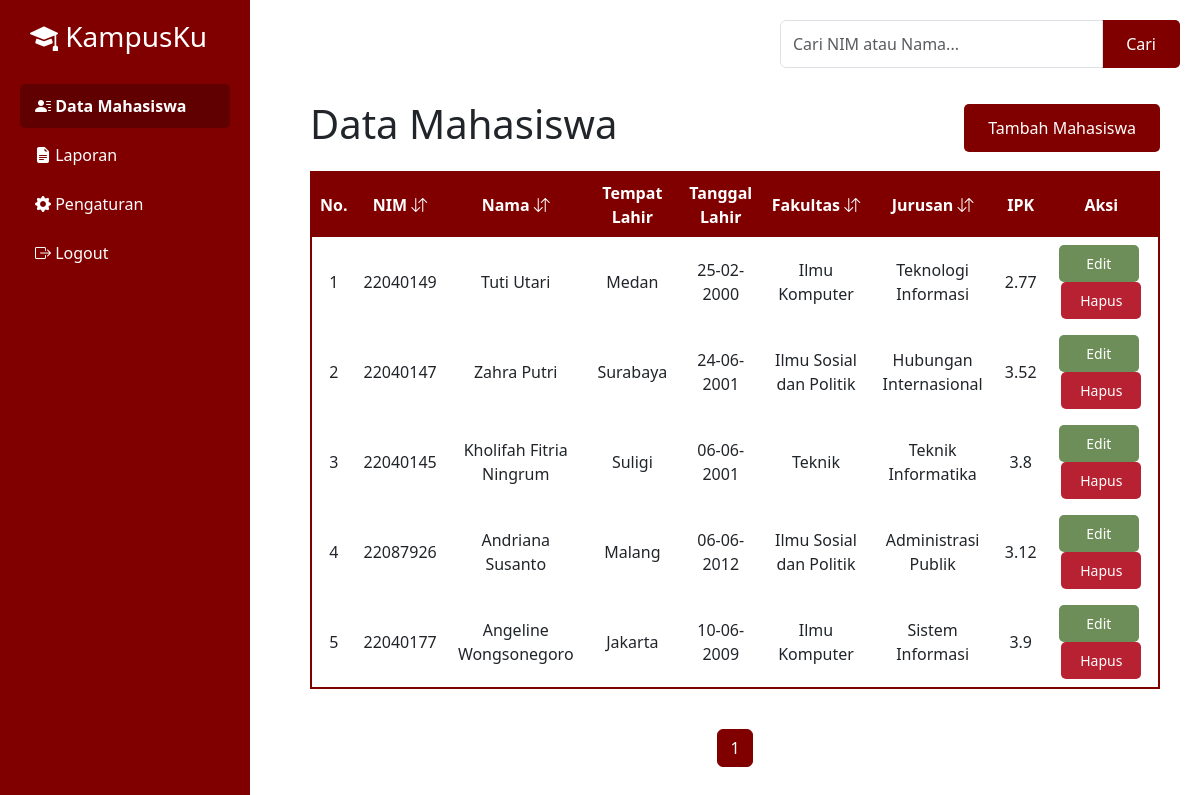
The page /mahasiswa.php on the database its author committed.
### tables this page shows
CREATE TABLE `mahasiswa` (
  `id_mahasiswa` int(100) NOT NULL,
  `nim` int(100) NOT NULL,
  `nama_mahasiswa` varchar(255) NOT NULL,
  `tempat_lahir` varchar(255) NOT NULL,
  `tanggal_lahir` date NOT NULL,
  `fakultas` varchar(255) NOT NULL,
  `jurusan` varchar(255) NOT NULL,
  `ipk` float NOT NULL
);

CREATE TABLE `fakultas` (
  `id_fakultas` int(10) NOT NULL,
  `nama_fakultas` varchar(100) NOT NULL
);

CREATE TABLE `jurusan` (
  `id_jurusan` int(10) NOT NULL,
  `nama_jurusan` varchar(50) NOT NULL,
  `id_fakultas` int(10) NOT NULL
);

### mahasiswa.php (the view, shortened to what this page needs)
<?php
include("config.php");
?>
<?php
$search = "";
$whereClause = "";
$allowedSort = array(
    'nim'      => 'm.nim',
    'nama'     => 'm.nama_mahasiswa',
    'fakultas' => 'f.nama_fakultas',
    'jurusan'  => 'j.nama_jurusan'
);
$sort  = isset($_GET['sort']) && isset($allowedSort[$_GET['sort']]) ? $_GET['sort'] : "";
$order = (isset($_GET['order']) && strtolower($_GET['order']) == 'asc') ? 'ASC' : 'DESC';
$sortColumn = $sort !== "" ? $allowedSort[$sort] : 'm.id_mahasiswa';
$searchParam = $search !== "" ? "&q=" . urlencode($search) : "";
$limit = 10;
$page  = isset($_GET['page']) ? (int)$_GET['page'] : 1;
$offset = ($page - 1) * $limit;
$countQuery = "SELECT COUNT(*) as total
               FROM mahasiswa m
               JOIN fakultas f ON m.fakultas = f.id_fakultas
               JOIN jurusan j ON m.jurusan = j.id_jurusan
               $whereClause";
$countResult = mysqli_query($conn, $countQuery);
$countData   = mysqli_fetch_assoc($countResult);
$totalRecords = $countData['total'];
$totalPages   = ceil($totalRecords / $limit);
$query = "SELECT m.*, f.nama_fakultas, j.nama_jurusan
          FROM mahasiswa m
          JOIN fakultas f ON m.fakultas = f.id_fakultas
          JOIN jurusan j ON m.jurusan = j.id_jurusan
          $whereClause
          ORDER BY $sortColumn $order
          LIMIT $limit OFFSET $offset";
$result = mysqli_query($conn, $query);
function getSortIcon($col)
{
    global $sort, $order;
    if ($sort == $col) {
        return (strtolower($order) == 'asc') ? ' <i class="bi bi-arrow-up"></i>' : ' <i class="bi bi-arrow-down"></i>';
    } else {
        return ' <i class="bi bi-arrow-down-up"></i>';
    }
}
?>
<!DOCTYPE html>
<html lang="id">
<head>
    <link href="https://cdn.jsdelivr.net/npm/bootstrap@5.3.0/dist/css/bootstrap.min.css" rel="stylesheet">
    <link rel="stylesheet" href="https://cdn.jsdelivr.net/npm/bootstrap-icons/font/bootstrap-icons.css">
</head>
<body>
    <?php include("sidebar.php"); ?>
    <div class="main-content">
        <div class="search-container">
            <form class="search-form" method="GET" action="mahasiswa.php">
                <div class="input-group">
                    <input type="text" class="form-control" name="q" placeholder="Cari NIM atau Nama..." value="<?php echo htmlspecialchars($search); ?>">
                    <?php if ($search != ""): ?>
                        <button type="button" class="tambah-button" onclick="window.location.href='mahasiswa.php'">Reset</button>
                    <?php else: ?>
                        <button type="submit" class="tambah-button">Cari</button>
                    <?php endif; ?>
                </div>
            </form>
        </div>
        <div class="table-header">
            <h1>Data Mahasiswa</h1>
            <button class="tambah-button" onclick="window.location.href='tambah.php'">Tambah Mahasiswa</button>
        </div>
        <div class="table-container">
            <table>
                <thead>
                    <tr>
                        <th>No.</th>
                        <th>
                            <a class="sort-link" href="?sort=nim&order=<?php echo (isset($_GET['sort']) && $_GET['sort'] == 'nim' && strtolower($_GET['order']) == 'asc') ? 'desc' : 'asc';
                                                                        echo $searchParam; ?>">
                                NIM<?php echo getSortIcon('nim'); ?>
                            </a>
                        </th>
                        <th>
                            <a class="sort-link" href="?sort=nama&order=<?php echo (isset($_GET['sort']) && $_GET['sort'] == 'nama' && strtolower($_GET['order']) == 'asc') ? 'desc' : 'asc';
                                                                        echo $searchParam; ?>">
                                Nama<?php echo getSortIcon('nama'); ?>
                            </a>
                        </th>
                        <th>Tempat Lahir</th>
                        <th>Tanggal Lahir</th>
                        <th>
                            <a class="sort-link" href="?sort=fakultas&order=<?php echo (isset($_GET['sort']) && $_GET['sort'] == 'fakultas' && strtolower($_GET['order']) == 'asc') ? 'desc' : 'asc';
                                                                            echo $searchParam; ?>">
                                Fakultas<?php echo getSortIcon('fakultas'); ?>
                            </a>
                        </th>
                        <th>
                            <a class="sort-link" href="?sort=jurusan&order=<?php echo (isset($_GET['sort']) && $_GET['sort'] == 'jurusan' && strtolower($_GET['order']) == 'asc') ? 'desc' : 'asc';
                                                                            echo $searchParam; ?>">
                                Jurusan<?php echo getSortIcon('jurusan'); ?>
                            </a>
                        </th>
                        <th>IPK</th>
                        <th>Aksi</th>
                    </tr>
                </thead>
                <tbody>
                    <?php
                    if (mysqli_num_rows($result) > 0) {
                        $no = $offset + 1;
                        while ($row = mysqli_fetch_assoc($result)) {
                            echo "<tr onclick=\"window.location.href='detail_mahasiswa.php?id_mahasiswa=" . $row['id_mahasiswa'] . "'\" style='cursor: pointer;'>";
                            echo "<td>" . $no++ . "</td>";
                            echo "<td>" . htmlspecialchars($row['nim']) . "</td>";
                            echo "<td>" . $row['nama_mahasiswa'] . "</td>";
                            echo "<td>" . $row['tempat_lahir'] . "</td>";
                            echo "<td>" . date("d-m-Y", strtotime($row['tanggal_lahir'])) . "</td>";
                            echo "<td>" . $row['nama_fakultas'] . "</td>";
                            echo "<td>" . $row['nama_jurusan'] . "</td>";
                            echo "<td>" . $row['ipk'] . "</td>";
                            echo "<td>
                <button class='edit-button' onclick=\"event.stopPropagation(); window.location.href='edit.php?id_mahasiswa=" . $row['id_mahasiswa'] . "'\">Edit</button>
                <button class='hapus-button' onclick=\"event.stopPropagation(); confirmDelete(" . $row['id_mahasiswa'] . ")\">Hapus</button>
            </td>";
                            echo "</tr>";
                        }
                    } else {
                        echo "<tr><td colspan='9'>Tidak ada data</td></tr>";
                    }
                    ?>
                </tbody>
            </table>
        </div>
        <nav aria-label="Page navigation" class="d-flex justify-content-end">
            <ul class="pagination">
                <?php for ($i = 1; $i <= $totalPages; $i++): ?>
                    <li class="page-item <?php if ($i == $page) echo 'active'; ?>">
                        <a class="page-link" href="?page=<?php echo $i . $searchParam; ?>"><?php echo $i; ?></a>
                    </li>
                <?php endfor; ?>
            </ul>
        </nav>
    </div>
</body>
</html>

### mahasiswa.php (style rules this page uses)
body { font-family: Arial, sans-serif; background-color: #f8f8f8; margin: 0; padding: 0; display: flex; height: 100vh; }
.main-content { margin-left: 270px; padding: 40px; width: calc(100% - 270px); display: flex; flex-direction: column; align-items: center; position: relative; }
.search-container { position: absolute; top: 20px; right: 20px; max-width: 400px; width: 100%; }
.table-header { width: 100%; display: flex; justify-content: space-between; align-items: center; margin-bottom: 15px; margin-top: 60px; }
.tambah-button { padding: 12px 24px; background-color: maroon; color: white; border: none; cursor: pointer; border-radius: 5px; font-size: 16px; }
.table-container { width: 100%; display: flex; flex-direction: column; align-items: center; margin-bottom: 20px; }
table { width: 100%; border-collapse: collapse; background-color: #fff; border: 2px solid maroon; text-align: center; }
th, td { border: 2px solid maroon; padding: 8px; text-align: center; }
th { background-color: maroon; color: white; }
a.sort-link { color: white; text-decoration: none; }
.edit-button, .hapus-button { padding: 8px 15px; font-size: 14px; border: none; cursor: pointer; border-radius: 5px; width: 80px; }
.edit-button { background-color: #6E8E59; color: white; margin-right: 5px; }
.hapus-button { background-color: #B82132; color: white; }
.pagination { margin-top: 20px; }
.pagination .page-link { color: maroon; border: 1px solid maroon; }
.pagination .page-item.active .page-link { background-color: maroon; border-color: maroon; color: #fff; }

### rows shown on the page
mahasiswa: nim "22040149", nama_mahasiswa "Tuti Utari", tempat_lahir "Medan", tanggal_lahir "25-02-2000", fakultas.nama_fakultas "Ilmu Komputer", jurusan.nama_jurusan "Teknologi Informasi", ipk "2.77"
mahasiswa: nim "22040147", nama_mahasiswa "Zahra Putri", tempat_lahir "Surabaya", tanggal_lahir "24-06-2001", fakultas.nama_fakultas "Ilmu Sosial dan Politik", jurusan.nama_jurusan "Hubungan Internasional", ipk "3.52"
mahasiswa: nim "22040145", nama_mahasiswa "Kholifah Fitria Ningrum", tempat_lahir "Suligi", tanggal_lahir "06-06-2001", fakultas.nama_fakultas "Teknik", jurusan.nama_jurusan "Teknik Informatika", ipk "3.8"
mahasiswa: nim "22087926", nama_mahasiswa "Andriana Susanto", tempat_lahir "Malang", tanggal_lahir "06-06-2012", fakultas.nama_fakultas "Ilmu Sosial dan Politik", jurusan.nama_jurusan "Administrasi Publik", ipk "3.12"
mahasiswa: nim "22040177", nama_mahasiswa "Angeline Wongsonegoro", tempat_lahir "Jakarta", tanggal_lahir "10-06-2009", fakultas.nama_fakultas "Ilmu Komputer", jurusan.nama_jurusan "Sistem Informasi", ipk "3.9"
